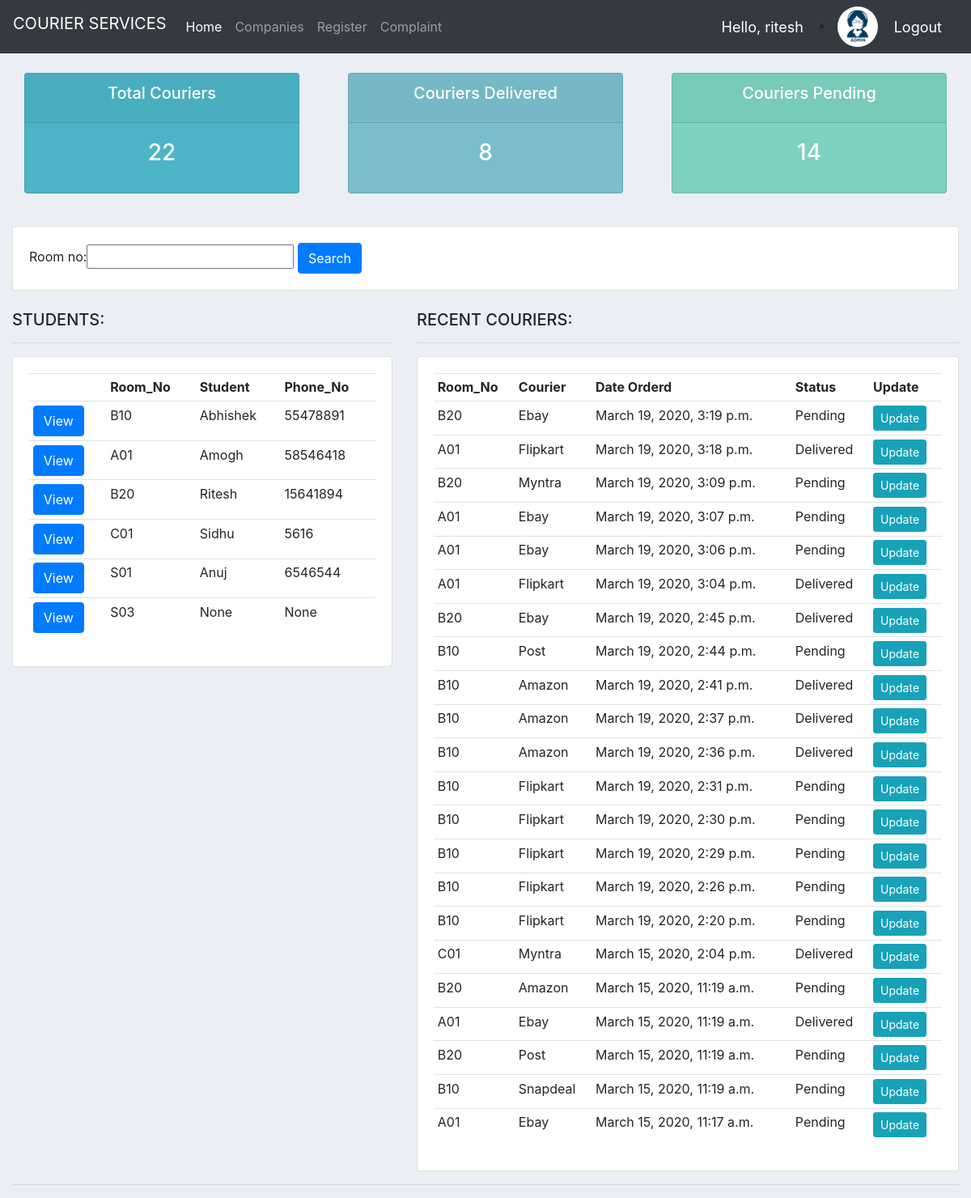
Before: / (signed in) with the older database file.
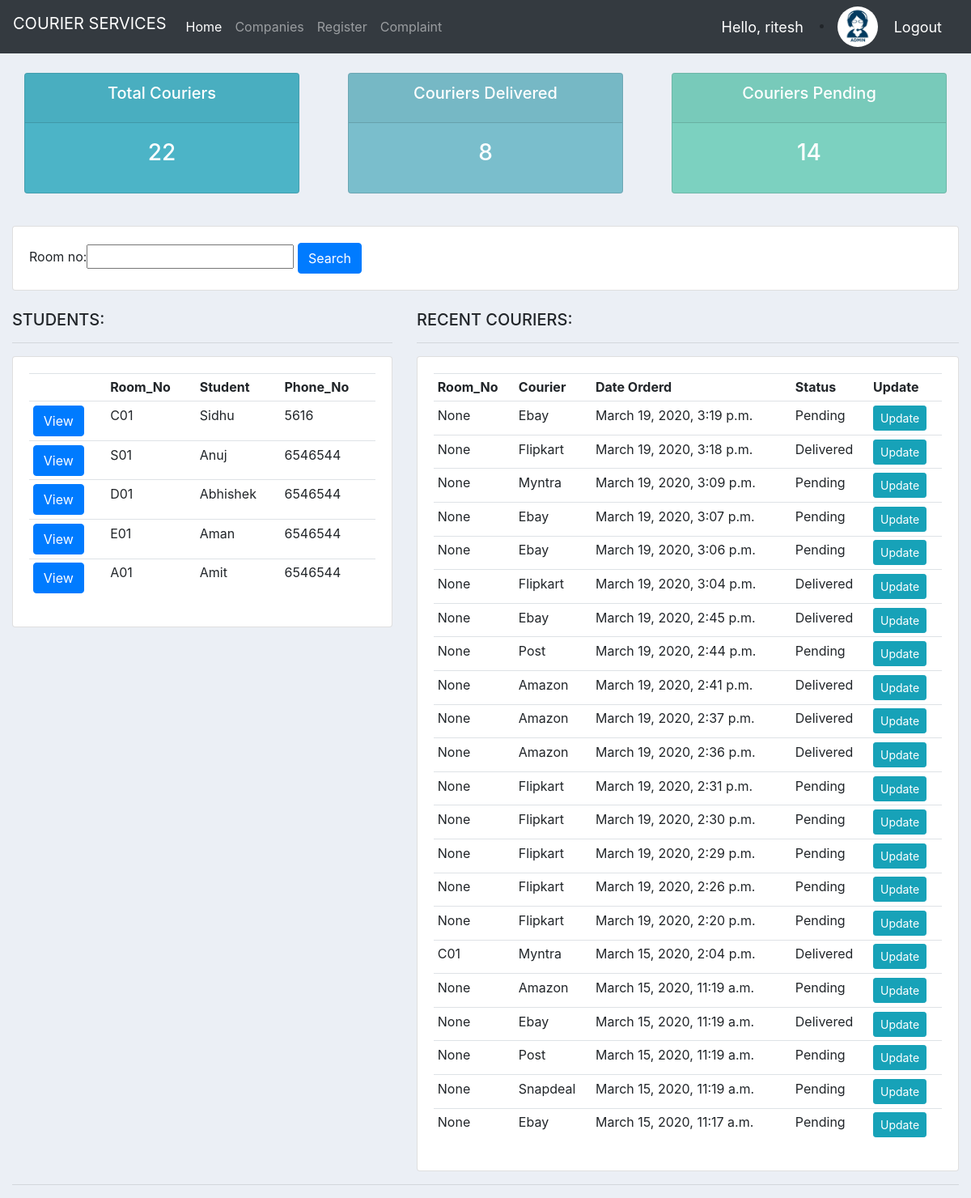
After: the same page with the newer database file.
### courier/models.py (models this page shows)
class Student(models.Model):
    user = models.OneToOneField(User, null=True, on_delete=models.CASCADE)
    enrollment_no = models.IntegerField(null=True)
    name = models.CharField(max_length=200, null=True)
    room_no = models.CharField(max_length=10, null=True)
    phone = models.IntegerField(null=True)
    email = models.CharField(max_length=200, null=True)
    profile_pic = models.ImageField(default='default.png',null=True, blank=True)
    date_created = models.DateTimeField(auto_now_add=True, null=True)
    def __str__(self):
        return self.room_no

class Order(models.Model):
    STATUS = (
        ('Pending', 'Pending'),
        ('Delivered', 'Delivered'),
    )
    student = models.ForeignKey(Student, null=True, on_delete=models.SET_NULL)
    company = models.ForeignKey(Company, null=True, on_delete=models.SET_NULL)
    date_created = models.DateTimeField(auto_now_add=True, null=True)
    status = models.CharField(max_length=200, null=True, choices=STATUS)

class Company(models.Model):
    name = models.CharField(max_length=200, null=True)
    description = models.CharField(max_length=200, null=True, blank=True)
    date_created = models.DateTimeField(auto_now_add=True, null=True)
    def __str__(self):
        return self.name

### courier/decorators.py (the view)
    def wrapper_function(request, *args, **kwargs):
        group = None
        if request.user.groups.exists():
            group = request.user.groups.all()[0].name
        if group == 'student':
            return redirect('user-page')
        if group == 'admin':
            return view_func(request, *args, **kwargs)

### courier/views.py (called while the page is built)
@login_required(login_url='login')
@admin_only
def home(request):
    orders = Order.objects.all().order_by('-date_created')
    students = Student.objects.all().order_by('id')
    total_students = students.count()
    total_orders = orders.count()
    myFilter = StudentFilter(request.GET, queryset=students)
    students = myFilter.qs
    delivered = orders.filter(status='Delivered').count()
    pending = orders.filter(status='Pending').count()
    context = {'orders': orders, 'students': students, 'total_students': total_students, 'total_orders': total_orders
        , 'delivered': delivered, 'pending': pending, 'myFilter': myFilter}
    return render(request, 'courier/dashboard.html', context)

### courier/templates/courier/dashboard.html
{%  extends 'courier/main.html' %}
{% block content %}
{%  include 'courier/status.html' %}
<br>
    <div class="row">
	<div class="col">
		<div class="card card-body">
			<form method="get">
                {{ myFilter.form }}
		    <button class="btn btn-primary" type="submit">Search</button>
		  </form>
		</div>
	</div>
</div>
<br>
<div class="row">
	<div class="col-md-5">
		<h5>STUDENTS:</h5>
		<hr>
		<div class="card card-body">
			<table class="table table-sm">
				<tr>
					<th></th>
                    <th>Room_No</th>
                    <th>Student</th>
					<th>Phone_No</th>
				</tr>
                {% for student in students %}
                    <tr>
                        <td><a class="btn btn-primary" href="{% url 'student' student.id %}" >View</a></td>
                    <td>{{ student.room_no }}</td>
                    <td>{{ student.name }}</td>
                    <td>{{ student.phone }}</td>
                    </tr>
                {% endfor %}
			</table>
		</div>
	</div>
	<div class="col-md-7">
		<h5>RECENT COURIERS:</h5>
		<hr>
		<div class="card card-body">
			<table class="table table-sm">
				<tr>
                    <th>Room_No</th>
					<th>Courier</th>
					<th>Date Orderd</th>
					<th>Status</th>
                    <th>Update</th>
				</tr>
                  {% for order in orders %}
                    <tr>
                    <td>{{ order.student }}</td>
                    <td>{{ order.company }}</td>
                    <td>{{ order.date_created }}</td>
                    <td>{{ order.status }}</td>
                    <td><a class="btn btn-sm btn-info" href="{% url 'update_courier' order.id %}">Update</a></td>
                    </tr>
                {% endfor %}
			</table>
		</div>
	</div>
</div>
{% endblock %}

Changed rows visible on the page:
removed Student: room_no "B10", name "Abhishek", phone "55478891"
removed Student: room_no "A01", name "Amogh", phone "58546418"
removed Student: room_no "B20", name "Ritesh", phone "15641894"
removed Student: room_no "S03", name "None", phone "None"
added Student: room_no "D01", name "Abhishek", phone "6546544"
added Student: room_no "E01", name "Aman", phone "6546544"
added Student: room_no "A01", name "Amit", phone "6546544"
changed Order "March 19, 2020, 3:19 p.m.": student "B20" → "None"
changed Order "March 19, 2020, 3:18 p.m.": student "A01" → "None"
changed Order "March 19, 2020, 3:09 p.m.": student "B20" → "None"
changed Order "March 19, 2020, 3:07 p.m.": student "A01" → "None"
changed Order "March 19, 2020, 3:06 p.m.": student "A01" → "None"
changed Order "March 19, 2020, 3:04 p.m.": student "A01" → "None"
changed Order "March 19, 2020, 2:45 p.m.": student "B20" → "None"
changed Order "March 19, 2020, 2:44 p.m.": student "B10" → "None"
changed Order "March 19, 2020, 2:41 p.m.": student "B10" → "None"
changed Order "March 19, 2020, 2:37 p.m.": student "B10" → "None"
changed Order "March 19, 2020, 2:36 p.m.": student "B10" → "None"
changed Order "March 19, 2020, 2:31 p.m.": student "B10" → "None"
changed Order "March 19, 2020, 2:30 p.m.": student "B10" → "None"
changed Order "March 19, 2020, 2:29 p.m.": student "B10" → "None"
changed Order "March 19, 2020, 2:26 p.m.": student "B10" → "None"
changed Order "March 19, 2020, 2:20 p.m.": student "B10" → "None"
changed Order (number 18 of 22 on the later page): student "B20" → "None"
changed Order (number 19 of 22 on the later page): student "A01" → "None"
changed Order (number 20 of 22 on the later page): student "B20" → "None"
changed Order "Snapdeal": student "B10" → "None"
changed Order "March 15, 2020, 11:17 a.m.": student "A01" → "None"
